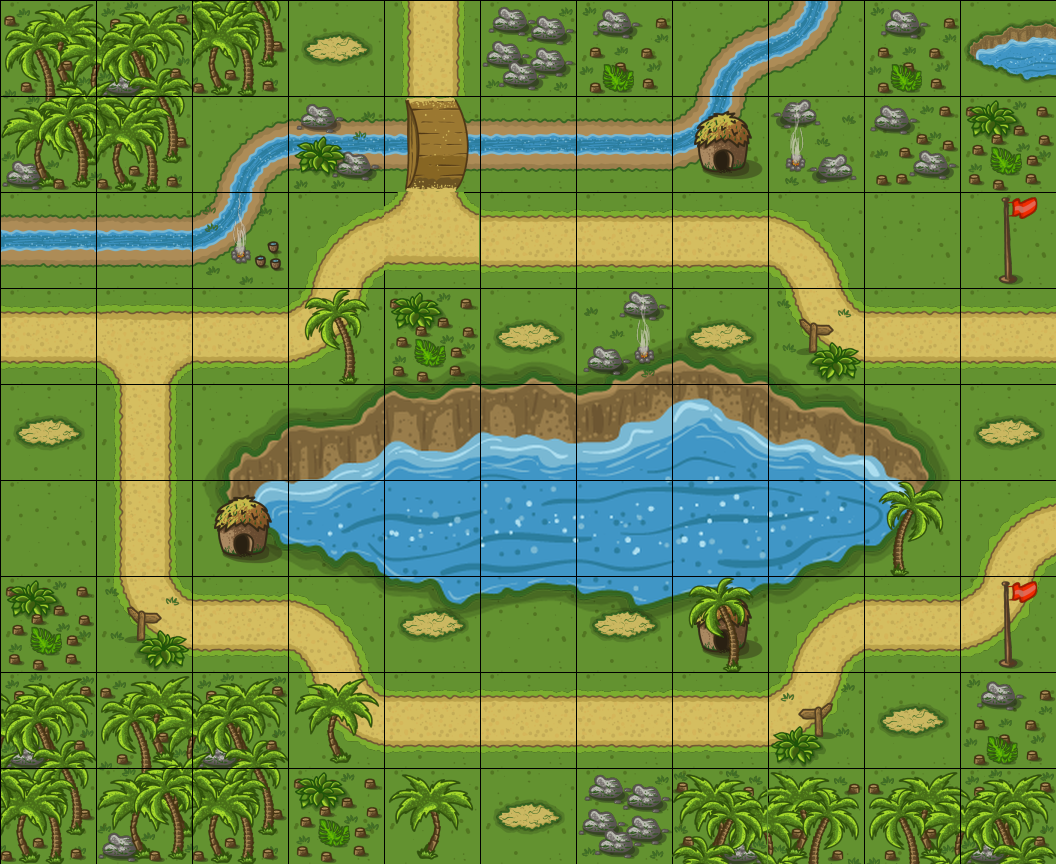

The image is a tile-based game level rendered from a .tmx file. Its description and complete source (layers, tilesets, objects, tile grids) follow:
An orthogonal 11x9 tile map with 96x96 px tiles, 6 tile layers (background, water, road, slots, ...) and 14 objects.

<map version="1.10" tiledversion="1.12.0" orientation="orthogonal" renderorder="right-down" width="11" height="9" tilewidth="96" tileheight="96" infinite="0" nextlayerid="11" nextobjectid="15">
 <tileset firstgid="1" source="tilesetttProva.tsx" />
 <objectgroup id="7" name="path0" locked="1">
  <object id="1" x="-12" y="336">
   <polyline points="0,0 297.333,-1.33333 322.667,-6.66667 340,-26.6667 360,-73.3333 388,-93.3333 397.333,-97.3333 778.667,-96 808,-85.3333 822.667,-62.6667 828,-45.3333 841.333,-25.3333 853.333,-8 865.333,-4 878.667,-1.33333 1070.67,-2.66667" />
  </object>
 </objectgroup>
 <objectgroup id="8" name="path1" locked="1">
  <object id="2" x="-34.6667" y="332">
   <polyline points="0,0 146.667,0 165.333,8 176,22.6667 177.333,41.3333 178.667,245.333 186.667,264 198.667,280 212,285.333 225.333,289.333 321.333,289.333 349.333,298.667 360,309.333 368,326.667 370.667,334.667 377.333,349.333 389.333,368 408,382.667 418.667,385.333 801.333,384 825.333,377.333 841.333,365.333 850.667,345.333 861.333,322.667 881.333,308 897.333,297.333 993.333,294.667 1022.67,280 1033.33,269.333 1048,244 1062.67,212 1093.33,202.667" />
  </object>
 </objectgroup>
 <objectgroup id="9" name="path2" locked="1">
  <object id="3" x="433.333" y="-4">
   <polyline points="0,0 -1.33333,98.6667 8,120 12,137.333 12,154.667 8,169.333 4,180 4,188 6.66667,221.333 16,236 28,241.333 45.3333,245.333 340,244 361.333,254.667 372,265.333 378.667,280 385.333,293.333 394.667,317.333 410.667,329.333 430.667,336 632,334.667" />
  </object>
 </objectgroup>
 <objectgroup id="10" name="towerSlot" locked="1">
  <object id="4" x="302.773" y="31" width="68" height="34" />
  <object id="6" x="494.398" y="318.333" width="68" height="34" />
  <object id="7" x="14.8977" y="414.333" width="68" height="34" />
  <object id="8" x="398.731" y="607.5" width="68" height="34" />
  <object id="9" x="591.731" y="607.5" width="68" height="34" />
  <object id="10" x="495.398" y="799.167" width="68" height="34" />
  <object id="11" x="878.898" y="703.042" width="68" height="34" />
  <object id="12" x="975.398" y="415.042" width="68" height="34" />
  <object id="13" x="687.148" y="318.292" width="68" height="34" />
  <object id="5" x="305.333" y="-36">
   <capsule />
  </object>
  <object id="14" x="1358" y="228">
   <ellipse />
  </object>
 </objectgroup>
 <layer id="1" name="background" width="11" height="9" locked="1">
  <data encoding="csv">
16,16,16,16,16,16,16,16,16,16,16,
16,16,16,16,16,16,16,16,16,16,16,
16,16,16,16,16,16,16,16,16,16,16,
16,16,16,16,16,16,16,16,16,16,16,
16,16,16,16,16,16,16,16,16,16,16,
16,16,16,16,16,16,16,16,16,16,16,
16,16,16,16,16,16,16,16,16,16,16,
16,16,16,16,16,16,16,16,16,16,16,
16,16,16,16,16,16,16,16,16,16,16
</data>
 </layer>
 <layer id="2" name="water" width="11" height="9" locked="1">
  <data encoding="csv">
0,0,0,0,0,0,0,5,8,0,32,
0,0,5,11,11,11,11,8,0,0,0,
11,11,8,0,0,0,0,0,0,0,0,
0,0,0,0,53,56,48,50,52,0,0,
0,0,58,60,62,65,57,59,61,64,0,
0,0,67,69,71,18,66,68,70,9,0,
0,0,0,54,72,74,27,45,63,0,0,
0,0,0,0,0,0,0,0,0,0,0,
0,0,0,0,0,0,0,0,0,0,0
</data>
 </layer>
 <layer id="3" name="road" width="11" height="9" locked="1">
  <data encoding="csv">
0,0,0,0,42,0,0,0,0,0,0,
0,0,0,0,2684354572,0,0,0,0,0,0,
0,0,0,1,3221225516,43,43,43,13,0,0,
43,44,43,38,0,0,0,0,25,43,43,
0,42,0,0,0,0,0,0,0,0,0,
0,42,0,0,0,0,0,0,0,0,1,
0,25,43,13,0,0,0,0,1,43,38,
0,0,0,25,43,43,43,43,38,0,0,
0,0,0,0,0,0,0,0,0,0,0
</data>
 </layer>
 <layer id="4" name="slots" width="11" height="9" locked="1">
  <data encoding="csv">
0,0,0,24,0,0,0,0,0,0,0,
0,0,0,0,0,0,0,0,0,0,0,
0,0,0,0,0,0,0,0,0,0,0,
0,0,0,0,0,24,0,24,0,0,0,
24,0,0,0,0,0,0,0,0,0,24,
0,0,0,0,0,0,0,0,0,0,0,
0,0,0,0,24,0,24,0,0,0,0,
0,0,0,0,0,0,0,0,0,24,0,
0,0,0,0,0,24,0,0,0,0,0
</data>
 </layer>
 <layer id="6" name="deco" width="11" height="9" locked="1">
  <data encoding="csv">
0,0,0,0,0,20,26,0,0,26,0,
0,0,0,17,0,0,0,14,2147483671,28,29,
0,0,21,0,0,0,0,0,0,0,15,
0,0,0,0,29,0,23,0,2147483670,0,0,
0,0,0,0,0,0,0,0,0,0,0,
0,0,14,0,0,0,0,0,0,0,0,
29,2147483670,0,0,0,0,0,14,0,0,15,
0,0,0,0,0,0,0,0,22,0,26,
0,0,0,29,0,0,20,0,0,0,0
</data>
 </layer>
 <layer id="5" name="trees" width="11" height="9" locked="1">
  <data encoding="csv">
34,35,39,0,0,0,0,0,0,0,0,
37,39,0,0,0,0,0,0,0,0,0,
0,0,0,0,0,0,0,0,0,0,0,
0,0,0,40,0,0,0,0,0,0,0,
0,0,0,0,0,0,0,0,0,0,0,
0,0,0,0,0,0,0,0,0,2147483688,0,
0,0,0,0,0,0,0,40,0,0,0,
35,34,35,41,0,0,0,0,0,0,0,
39,37,39,0,2147483689,0,0,2147483683,2147483682,34,35
</data>
 </layer>
</map>
